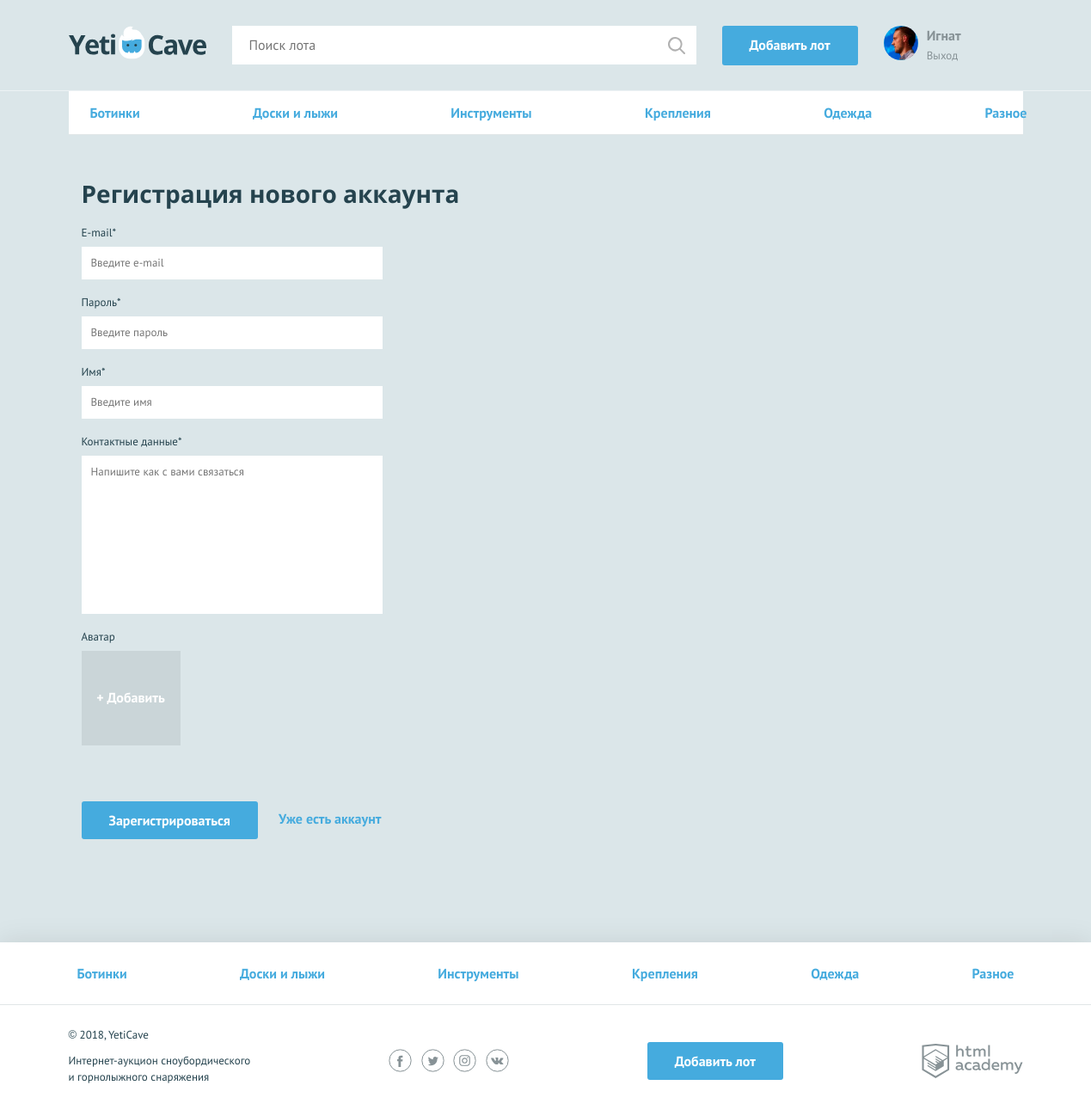
Page /sign-up.php (signed in) on the committed database.
### tables this page shows
CREATE TABLE `Category` (
	`id` INT(11) NOT NULL AUTO_INCREMENT,
	`name` CHAR(50) NULL DEFAULT NULL,
	PRIMARY KEY (`id`),
	UNIQUE INDEX `name` (`name`)	
);

### functions.php (called while the page is built, shortened)
<?php
function auth_user($user) {
	$user = null;
	if (isset($_SESSION['user'])) {
		$user['is_auth'] = True;
		$user['user_name'] = isset($_SESSION['user']['name']) ? $_SESSION['user']['name'] : '';
		$user['user_avatar'] = isset($_SESSION['user']['avatar_path']) ? $_SESSION['user']['avatar_path'] : '';
	}
	return $user;
}
function Include_Template($filename, $arr = array()) {
    $filename = 'templates/' . $filename;
	if (file_exists($filename)) {
		extract($arr);
		require($filename);
	};
	$result = ob_get_clean();
	return $result;
}
?>

### templates/sign-up.php (the view, shortened to what this page needs)
<main>
  <nav class="nav">
    <ul class="nav__list container">
		<?php Foreach ($category as $key=> $val): ?>
			<li class="nav__item">
				<a href=<?="all-lots.php?cur_cat_id=".$val['id'];?>><?=$val['name']?></a>
			</li>
		<?php endforeach; ?>
    </ul>
  </nav>
  <form class="form container <?php if(count($errors)) echo 'form--invalid'; ?> " action="sign-up.php" method="post" enctype='multipart/form-data'>
    <h2>Регистрация нового аккаунта</h2>
	  	<?php
		$classname = "" ;
		$value = "";
	?>
    <div class="form__item <?=$classname;?>">
      <label for="email">E-mail*</label>
      <input id="email" type="text" name="email" placeholder="Введите e-mail" required value=<?=$value;?>>
    </div>
  	<?php
		$classname = "" ;
		$value = "";
	?>
    <div class="form__item <?=$classname;?>">
      <label for="password">Пароль*</label>
      <input id="password" type="text" name="password" placeholder="Введите пароль" required value=<?=$value;?>>
    </div>
  	<?php
		$classname = "" ;
		$value = "";
	?>
    <div class="form__item <?=$classname;?>">
      <label for="name">Имя*</label>
      <input id="name" type="text" name="name" placeholder="Введите имя" required value=<?=$value;?>>
    </div>
  	<?php
		$classname = "" ;
		$value = "";
	?>
    <div class="form__item <?=$classname;?>">
      <label for="message">Контактные данные*</label>
      <textarea id="message" name="message" placeholder="Напишите как с вами связаться" required><?=$value;?></textarea>
    </div>
	<?php
		$classname = "" ;
		$classname1 = "" ;
		  ?>
    <div class="form__item form__item--file form__item--last <?=$classname;?> <?=$classname1;?> ">
      <label>Аватар</label>
      <div class="form__input-file">
        <label for="photo2">
          <span>+ Добавить</span>
        </label>
      </div>
    </div>
    <button type="submit" class="button">Зарегистрироваться</button>
    <a class="text-link" href="login.php">Уже есть аккаунт</a>
  </form>
</main>

### templates/layout.php (shortened to what this page needs)
<!DOCTYPE html>
<html lang="ru">
<head>
    <link href="css/normalize.min.css" rel="stylesheet">
    <link href="css/style.css" rel="stylesheet">
</head>
<body>
<header class="main-header">
    <div class="main-header__container container">
        <a class="main-header__logo" href='index.php'>
			<img src="img/logo.svg" width="160" height="39" alt="Логотип компании YetiCave">
        </a>
        <form class="main-header__search" method="get" action="https://echo.htmlacademy.ru">
            <input type="search" name="search" placeholder="Поиск лота">
            <input class="main-header__search-btn" type="submit" name="find" value="Найти">
        </form>
        <a class="main-header__add-lot button" href="add.php">Добавить лот</a>
        <nav class="user-menu">
		<?php if (isset($user['is_auth'])): ?>
				<div class="user-menu__image">
					<img src=<?=$user['user_avatar'];?> width="40" height="40" alt="Пользователь">
				</div>
				<div class="user-menu__logged">
					<p><?=$user['user_name'];?></p>
					<a href="logout.php">Выход</a>
				</div>
			<?php endif; ?>
        </nav>
    </div>
</header>
<main class="container"><?= $content; ?></main>
<footer class="main-footer">
    <nav class="nav">
        <ul class="nav__list container">
			<?php Foreach ($category as $key=> $val): ?>
				<li class="nav__item">
					<a href=<?=$url="all-lots.php?cur_cat_id=".$val['id'];?>><?=$val['name']?></a>
				</li>
			<?php endforeach; ?>
        </ul>
    </nav>
    <div class="main-footer__bottom container">
        <div class="main-footer__copyright">
            <p>© 2018, YetiCave</p>
            <p>Интернет-аукцион сноубордического и горнолыжного снаряжения</p>
        </div>
        <div class="main-footer__social social">
            <a class="social__link social__link--facebook" href="#">Facebook
            </a>
            <a class="social__link social__link--twitter" href="#">Twitter
            </a>
            <a class="social__link social__link--instagram" href="#">Instagram
            </a>
            <a class="social__link social__link--vkontakte" href="#">Вконтакте
            </a>
        </div>
        <a class="main-footer__add-lot button" href="add.php">Добавить лот</a>
        <div class="main-footer__developed-by">
            <a class="logo-academy" href="https://htmlacademy.ru/intensive/php">HTML Academy
            </a>
        </div>
    </div>
</footer>
</body>
</html>

### css/style.css (style rules this page uses)
body { min-width: 1140px; background-color: #dbe6e9; font-family: "PT Sans", sans-serif; font-weight: 400; font-size: 16px; line-height: 26px; color: #25434e; }
a { text-decoration: none; }
h2 { margin: 0; font-family: "Open Sans", sans-serif; font-size: 28px; line-height: 35px; font-weight: 700; }
.text-link { font-weight: 700; color: #45abde; }
.container { width: 1110px; margin: 0 auto; padding: 0 15px; }
.button { display: block; padding: 9px 32px; background-color: #45abde; color: #ffffff; text-align: center; font-weight: 700; border: none; border-radius: 3px; }
.main-header { padding: 30px 0 29px; border-bottom: 1px solid rgba(255, 255, 255, 0.5); }
.main-header__container { display: -webkit-flex; display: -ms-flexbox; display: flex; -webkit-justify-content: flex-start; -ms-flex-pack: start; justify-content: flex-start; }
.main-header__logo { display: block; margin-right: 30px; }
.main-header__search { position: relative; width: 540px; margin-right: 30px; }
.main-header__search input[type="search"] { width: 100%; padding: 8px 19px 9px 19px; border: 1px solid #ffffff; }
.main-header__search-btn { content: ""; position: absolute; top: 3px; right: 3px; width: 20px; height: 20px; padding: 20px; background: url("../img/search.svg") center no-repeat; opacity: 0.3; border: 0; font-size: 0; }
.main-header__add-lot { max-width: 160px; margin-right: 30px; }
.user-menu { display: -webkit-flex; display: -ms-flexbox; display: flex; }
.user-menu__image { width: 40px; height: 40px; margin-right: 10px; border-radius: 50%; overflow: hidden; }
.user-menu__image img { width: 100%; height: 100%; }
.user-menu__logged { color: #879296; line-height: 22px; }
.user-menu__logged p { font-weight: 700; margin: 0; }
.user-menu__logged a { color: #879296; font-size: 13px; font-weight: 400; }
.main-footer { margin-top: 120px; background-color: #ffffff; box-shadow: 0 0 30px 0 rgba(0, 0, 0, 0.1); }
.main-footer__bottom { display: -webkit-flex; display: -ms-flexbox; display: flex; -webkit-justify-content: space-between; -ms-flex-pack: justify; justify-content: space-between; -webkit-align-items: center; -ms-flex-align: center; align-items: center; padding: 25px 0; }
.main-footer__copyright { max-width: 212px; }
.main-footer__copyright p { margin: 0; margin-bottom: 11px; font-size: 13px; line-height: 19px; }
.main-footer__social { width: 140px; }
.social { display: -webkit-flex; display: -ms-flexbox; display: flex; -webkit-justify-content: space-between; -ms-flex-pack: justify; justify-content: space-between; -webkit-flex-wrap: wrap; -ms-flex-wrap: wrap; flex-wrap: wrap; }
.social__link { width: 27px; height: 27px; font-size: 0; }
.logo-academy { display: block; width: 118px; height: 40px; font-size: 0; }
.nav { background-color: #ffffff; border-bottom: 1px solid #e1e6e7; }
.nav__list { display: -webkit-flex; display: -ms-flexbox; display: flex; -webkit-justify-content: space-between; -ms-flex-pack: justify; justify-content: space-between; -webkit-flex-wrap: wrap; -ms-flex-wrap: wrap; flex-wrap: wrap; list-style: none; }
.nav__item a { position: relative; display: block; padding: 12px 10px; font-weight: 700; color: #45abde; }
.nav__item a::before { content: ""; display: none; position: absolute; bottom: 0; width: calc(100% - 20px); height: 3px; background-color: #e2e5e6; }
.main-footer .nav__item a { padding: 23px 10px; }
.form { padding-top: 51px; }
.form h2 { padding-bottom: 15px; }
.form__item { width: 350px; margin: 0; margin-bottom: 14px; font-size: 13px; }
.form__item label { display: block; margin-bottom: 3px; }
.form__item input, .form__item textarea { display: block; width: 100%; padding: 5px 10px; border: 1px solid #ffffff; box-sizing: border-box; }
.form__item textarea { min-height: 184px; resize: none; }
.form__item--last { margin-bottom: 65px; }
.form .button { display: inline-block; vertical-align: middle; margin-right: 20px; }
.form__item--file label span { display: block; width: 115px; height: 110px; background-color: #cad5d8; color: #ffffff; font-size: 16px; text-align: center; font-weight: 700; padding: 40px 0; box-sizing: border-box; border: 1px solid #cad5d8; cursor: pointer; }

### rows in the picture
category: name "Ботинки"
category: name "Доски и лыжи"
category: name "Инструменты"
category: name "Крепления"
category: name "Одежда"
category: name "Разное"

### other values in the picture
$user['user_name'] "Игнат"
